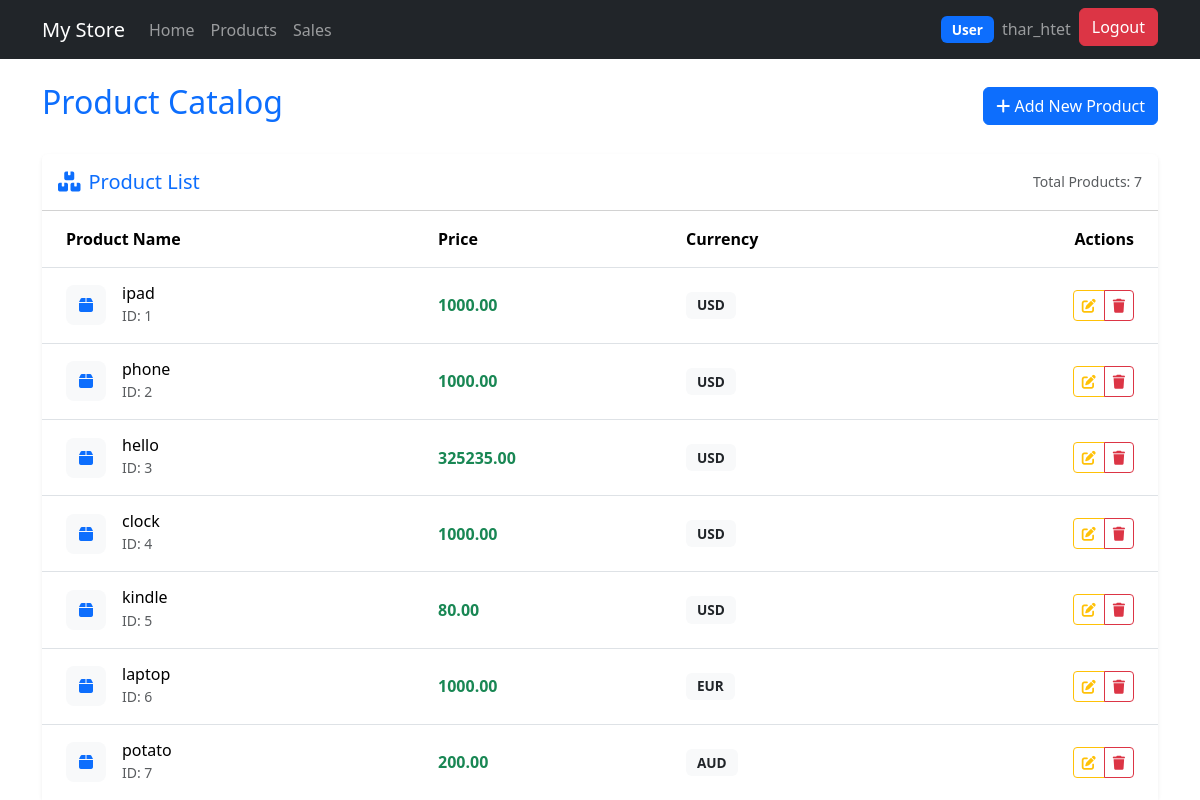
Screenshot of /products/ (signed in) with the database file from the repository.
### core/models.py (models this page shows, shortened)
class Product(models.Model):
    name = models.CharField(max_length=100)
    price = models.DecimalField(max_digits=10, decimal_places=2 , validators=[MinValueValidator(0.01)])
    currency = models.CharField(max_length=3, choices=CURRENCY_CHOICES, default='USD')

### core/views.py (the view)
# urls.py: path('products/', views.product_view, name='products'),
@permission_required('core.view_product', raise_exception=True)
def product_view(request):
    products = Product.objects.all()
    return render(request, 'core/products.html', {'products': products})

### core/templates/core/products.html (shortened to what this page needs)
{% extends 'core/main.html' %}
{% block content %}
<div class="container mt-4">
    <div class="d-flex justify-content-between align-items-center mb-4">
        <h1 class="h2 text-primary">Product Catalog</h1>
        <a href="{% url 'add_product' %}" class="btn btn-primary">
            <i class="fas fa-plus"></i> Add New Product
        </a>
    </div>
    <div class="card shadow-sm border-0">
        <div class="card-header bg-white py-3">
            <div class="d-flex justify-content-between align-items-center">
                <h5 class="card-title mb-0 text-primary">
                    <i class="fas fa-boxes me-2"></i>Product List
                </h5>
                <div class="text-muted small">
                    Total Products: {{ products|length }}
                </div>
            </div>
        </div>
        <div class="card-body p-0">
            <div class="table-responsive">
                <table class="table table-hover align-middle mb-0">
                    <thead class="bg-light">
                        <tr>
                            <th class="ps-4">Product Name</th>
                            <th>Price</th>
                            <th>Currency</th>
                            <th class="text-end pe-4">Actions</th>
                        </tr>
                    </thead>
                    <tbody>
                        {% for product in products %}
                        <tr>
                            <td class="ps-4">
                                <div class="d-flex align-items-center">
                                    <div class="product-icon me-3">
                                        <i class="fas fa-box text-primary"></i>
                                    </div>
                                    <div>
                                        <h6 class="mb-0">{{ product.name }}</h6>
                                        <small class="text-muted">ID: {{ product.id }}</small>
                                    </div>
                                </div>
                            </td>
                            <td>
                                <span class="fw-bold text-success">{{ product.price|floatformat:2 }}</span>
                            </td>
                            <td>
                                <span class="badge bg-light text-dark">{{ product.currency }}</span>
                            </td>
                            <td class="text-end pe-4">
                                <div class="btn-group">
                                    <a href="#" class="btn btn-sm btn-outline-warning" title="Edit">
                                        <i class="fas fa-edit"></i>
                                    </a>
                                    <a href="#" class="btn btn-sm btn-outline-danger" title="Delete"
                                       onclick="return confirm('Are you sure you want to delete this product?')">
                                        <i class="fas fa-trash"></i>
                                    </a>
                                </div>
                            </td>
                        </tr>
                        {% endfor %}
                    </tbody>
                </table>
            </div>
        </div>
    </div>
</div>
{% endblock %}

### core/templates/core/navbar.html (shortened to what this page needs)
<nav class="navbar navbar-expand-lg navbar-dark bg-dark">
  <div class="container">
    <a class="navbar-brand" href="{% url 'home' %}">My Store</a>
    {% if request.user.is_authenticated %}
    <div class="collapse navbar-collapse" id="navbarNav">
      <ul class="navbar-nav">
        <li class="nav-item">
          <a class="nav-link" href="{% url 'home' %}">Home</a>
        </li>
        <li class="nav-item">
          <a class="nav-link" href="{% url 'products' %}">Products</a>
        </li>
        <li class="nav-item">
          <a class="nav-link" href="{% url 'sales' %}">Sales</a>
        </li>
      </ul>
    </div>
    {% endif %}
    <div class="navbar-nav ms-auto">
      {% if request.user.is_authenticated %}
        <li class="nav-item">
          <a class="nav-link" href="">
            <span class="badge bg-primary me-1">{{ request.user.groups.first.name|default:"User" }}</span>
            {{ request.user.username }}
          </a>
        </li>
        <li class="nav-item">
          <a class="btn btn-danger" href="{% url 'logout' %}">Logout</a>
        </li>
      {% else %}
        <li class="nav-item">
          <a class="btn btn-primary" href="{% url 'login' %}">Login</a>
        </li>
      {% endif %}
    </div>
  </div>
</nav>

### core/templates/core/products.html (style rules this page uses)
.product-icon { width: 40px; height: 40px; display: flex; align-items: center; justify-content: center; background-color: #f8f9fa; border-radius: 8px; }
.badge { font-size: 0.85em; padding: 0.5em 0.8em; }
.table > :not(caption) > * > * { padding: 1rem 0.5rem; }
.btn-group .btn { padding: 0.25rem 0.5rem; }

### rows the page displays
Product: name "ipad", id "1", price "1000.00", currency "USD"
Product: name "phone", id "2", price "1000.00", currency "USD"
Product: name "hello", id "3", price "325235.00", currency "USD"
Product: name "clock", id "4", price "1000.00", currency "USD"
Product: name "kindle", id "5", price "80.00", currency "USD"
Product: name "laptop", id "6", price "1000.00", currency "EUR"
Product: name "potato", id "7", price "200.00", currency "AUD"

### other values shown
{{ request.user.groups.first.name|default:"User" }} "User"
{{ request.user.username }} "thar_htet"
{{ products|length }} "7"
